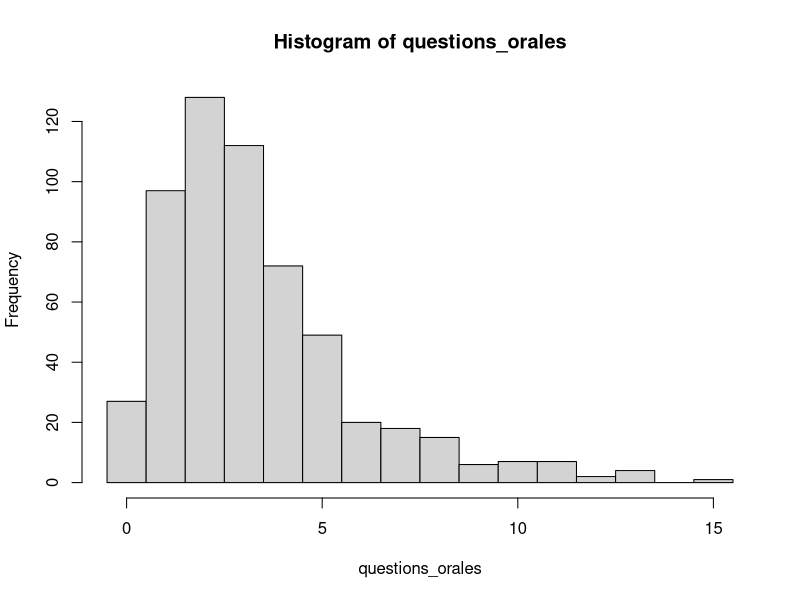
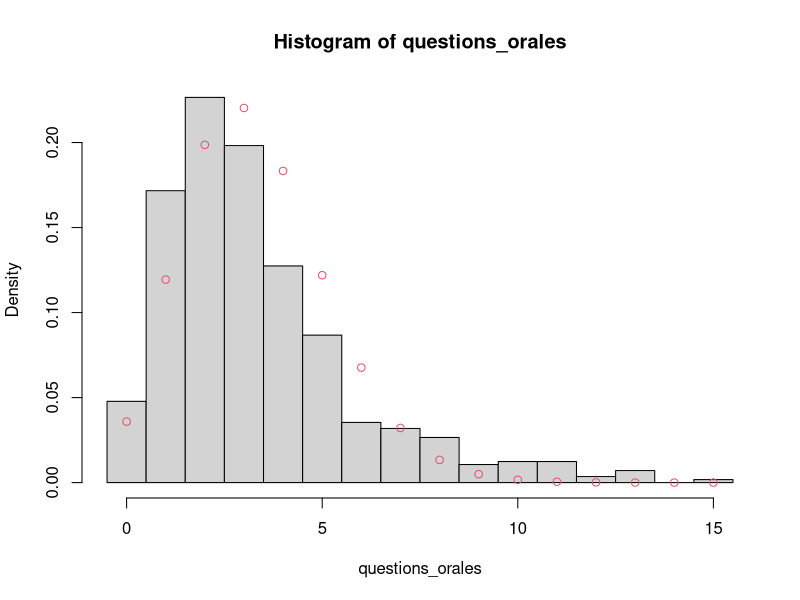
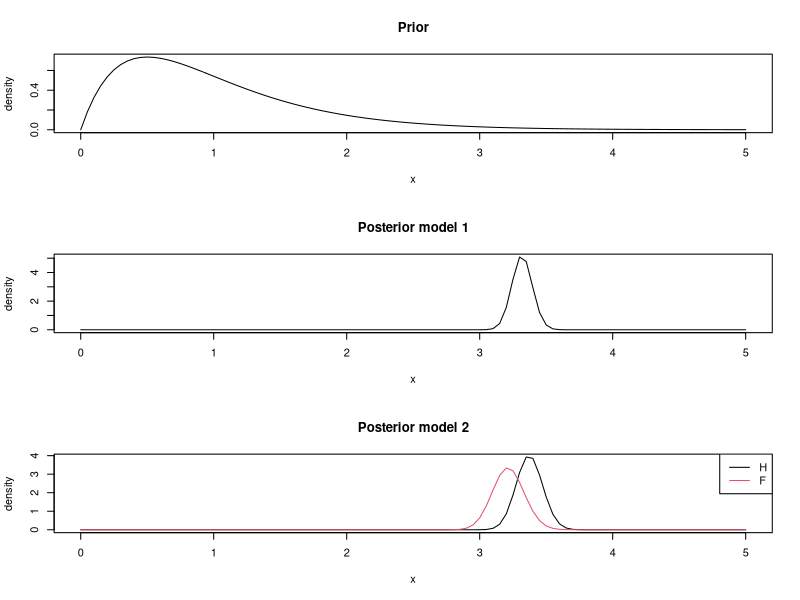
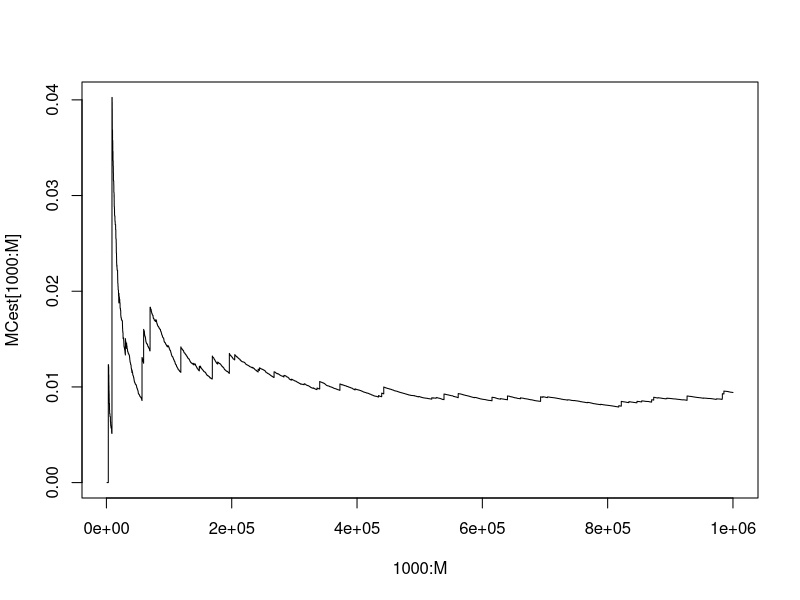
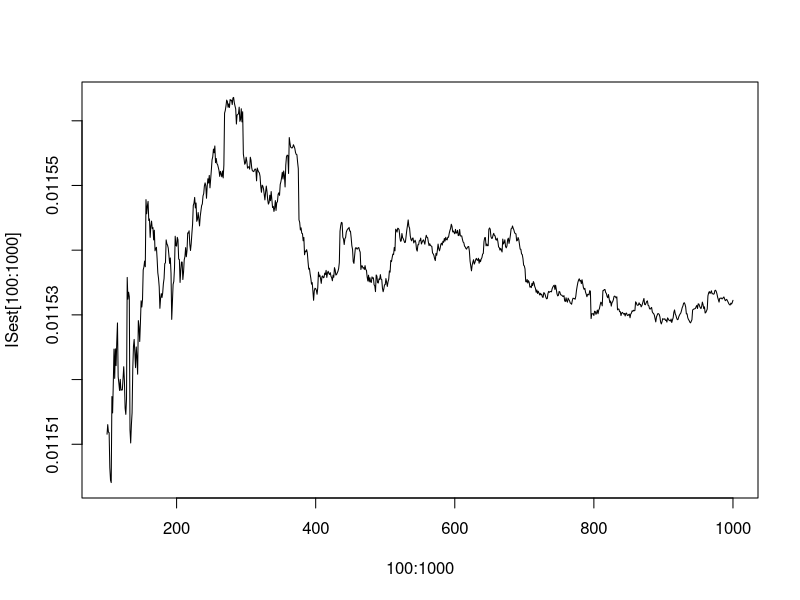

Generate these figures, in order, with R:
rm(list=ls())
deputes=read.csv2('deputes2019.csv')
attach(deputes)

#Q1
#Data exploration
summary(questions_orales)
hist(questions_orales, breaks=(0:16-.5))
(n = length(questions_orales))
(nh = sum(sexe=="H"))
(nf = sum(sexe=="F"))
(qtot = sum(questions_orales))
(qh = sum(questions_orales[sexe=="H"]))
(qf = sum(questions_orales[sexe=="F"]))


#Is the Poisson model suitable?
lambdahat = qtot/n # MLE
table(questions_orales) # observed counts
round(n*dpois(0:15, lambdahat)) #expected counts
chisq.test(table(factor(questions_orales, levels=0:5)), round(n*dpois(0:5, lambdahat))) # large p-value: accept H0 that the data come from a Poisson
hist(questions_orales, prob=T, breaks=0:16-.5)
points(0:15, dpois(0:15, lambdahat), col=2)

#Q5
#For a prior Gamma(2, 2)
par(mfrow=c(3, 1))
curve(dgamma(x, 2, 2), xlim=c(0, 5), main="Prior", ylab="density")
curve(dgamma(x, 2+qtot, 2+n), xlim=c(0, 5), main="Posterior model 1", ylab="density")
curve(dgamma(x, 2+qh, 2+nh), xlim=c(0, 5), main= "Posterior model 2", ylab="density")
curve(dgamma(x, 2+qf, 2+nf), col=2, add=T)
legend("topright", c("H", "F"), col=1:2, lty=1)

#Q6 credibility intervals
qgamma(c(.025, .975), 2, 2) #prior
qgamma(c(.025, .975), 2+qtot, 2+n)#model 1
qgamma(c(.025, .975), 2+qh, 2+nh)#model 2: lambda1
qgamma(c(.025, .975), 2+qf, 2+nf)#model 2: lambda2 


#Q8: Vanilla Monte Carlo
# Create functions for the likelihood
lkd.model1 = function(y, n, lambda){
  return(exp(-n*lambda + y*log(lambda)))
}

lkd.model2 = function(y1, n1, y2, n2, lambda1, lambda2){
  return(exp(-n1*lambda1 + y1*log(lambda1) -
               n2*lambda2 + y2*log(lambda2)))
  #return(lambda1^y1*exp(-n1*lambda1)*lambda2^y2*exp(-n2*lambda2))
}

BF_MC = function(a, b, y1, n1, y2, n2, M){
  lambda = rgamma(M, a, b)
  m1 = cumsum(lkd.model1(y1+y2, n1+n2, lambda))/(1:M)
  lambda1 = rgamma(M, a, b)
  lambda2 = rgamma(M, a, b)
  m2 = cumsum(lkd.model2(y1, n1, y2, n2, lambda1, lambda2))/(1:M)
  return(m2/m1)
}

M = 1e6
#a=2; b=2; y1=qh; n1=nh; y2=qf; n2=nf
MCest = BF_MC(2, 2, qh, nh, qf, nf, M)
MCest[M]
par(mfrow=c(1, 1))
plot(1000:M, MCest[1000:M], type="l")
#abline(h=trueBF, col=2)



#Q9: Importance sampling
BF_IS = function(a, b, y1, n1, y2, n2, M){
  mean.mod1 = (a+y1+y2)/(b+n1+n2)
  mean.mod2.lambda1 = (a+y1)/(b+n1)
  mean.mod2.lambda2 = (a+y2)/(b+n2)
  
  sigma.mod1 = sqrt((a+y1+y2)/(b+n1+n2)^2)
  sigma.mod2.lambda1 = sqrt((a+y1)/(b+n1)^2)
  sigma.mod2.lambda2 = sqrt((a+y2)/(b+n2)^2)
  lambda = rnorm(M, mean.mod1, sigma.mod1)
  m1 = cumsum( lkd.model1(y1+y2, n1+n2, lambda) * 
               dgamma(lambda, a, b) / 
               dnorm(lambda, mean.mod1, sigma.mod1))/(1:M)
  
  lambda1 = rnorm(M, mean.mod2.lambda1, sigma.mod2.lambda1)
  lambda2 = rnorm(M, mean.mod2.lambda2, sigma.mod2.lambda2)
  m2 = cumsum( lkd.model2(y1, n1, y2, n2, lambda1, lambda2) * 
               dgamma(lambda1, a, b) * 
               dgamma(lambda2, a, b) / 
    (dnorm(lambda1, mean.mod2.lambda1, sigma.mod2.lambda1)*
       dnorm(lambda2, mean.mod2.lambda2, sigma.mod2.lambda2)))/(1:M)
  
  return(m2/m1)
}

ISest = BF_IS(2, 2, qh, nh, qf, nf, M)
ISest[M]
plot(100:1000, ISest[100:1000], type="l")
#abline(h=trueBF, col=2)

# Note that the Importance Sampling estimator converges much faster than the vanilla Monte Carlo. 



#Q11: exact computation
BF_analytical = function(a, b, y1, n1, y2, n2){
  m1 = b^a/gamma(a)*gamma(a+y1+y2)/(b+n1+n2)^(a+y1+y2)
  m2 = b^(2*a)/gamma(a)^2*gamma(a+y1)/(b+n1)^(a+y1)*
    gamma(a+y2)/(b+n2)^(a+y2)
  return(m2/m1)
}

# This does not work because n is too large
BF_analytical(2, 2, qh, nh, qf, nf)

# It works on the log scale
BF_analytical2 = function(a, b, y1, n1, y2, n2){
  m1 = a*log(b) - lgamma(a) + lgamma(a+y1+y2) - (a+y1+y2)*log(b+n1+n2)
  m2 = 2*a*log(b) - 2*lgamma(a) + lgamma(a+y1) - (a+y1)*log(b+n1) + 
    lgamma(a+y2) - (a+y2)*log(b+n2)
  return(exp(m2-m1))
}
(trueBF = BF_analytical2(2, 2, qh, nh, qf, nf))

#Q12
log10(trueBF) #"strong" evidence in favor of model 1
